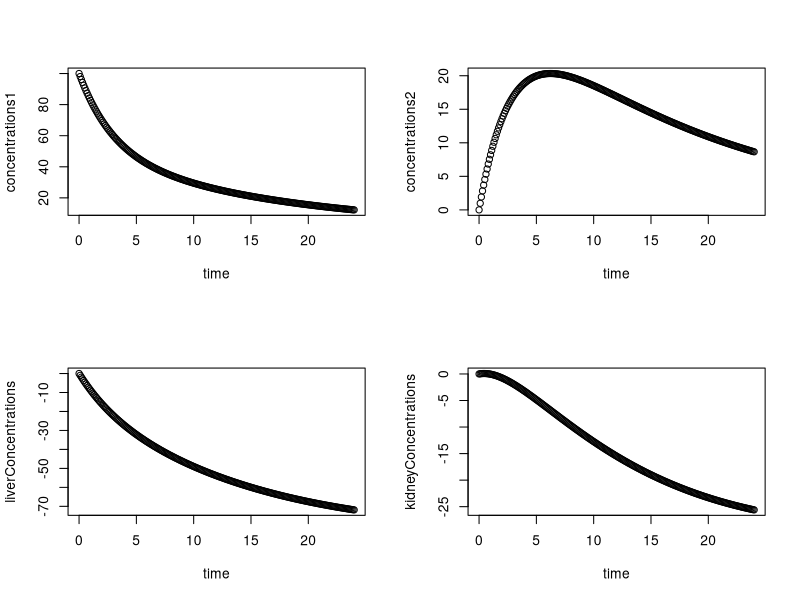

Reproduce this figure in R.
library('deSolve')



pbpkModel <- function(time, init, params) {
  with(as.list(c(init, params)), {
    # Calculate rate of change in concentrations in each compartment
    dA1 <- -(k12 + k10) * A1 + k21 * A2
    dA2 <- k12 * A1 - k21 * A2
    
    # Calculate liver and kidney clearance
    liverClearance <- Q * kLiver
    kidneyClearance <- Q * kKidney
    
    # Calculate rate of change in drug amount in liver and kidneys
    dLiver <- liverClearance - k10 * A1
    dKidney <- kidneyClearance - k10 * A2
    
    # Return rates of change
    return(list(c(dA1, dA2, dLiver, dKidney)))
  })
}

# Define initial conditions and parameters
init <- c(A1 = 100, A2 = 0, liver = 0, kidney = 0)
params <- c(k12 = 0.1, k21 = 0.2, k10 = 0.1, kLiver = 0.3, kKidney = 0.4, Q = 1)
time <- seq(0, 24, 0.1)

# Use ode to solve the system of ODEs
output <- ode(func = pbpkModel, y = init, times = time, parms = params)

# Extract concentration values from output
concentrations1 <- output[, "A1"]
concentrations2 <- output[, "A2"]
liverConcentrations <- output[, "liver"]
kidneyConcentrations <- output[, "kidney"]

##### Code I Added
png("pbpk.png")
par(mfrow=c(2,2))
plot(time, concentrations1)
plot(time, concentrations2)
plot(time, liverConcentrations)
plot(time, kidneyConcentrations)
dev.off()
#####
